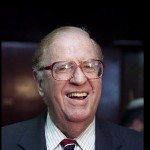
#> input picture resources/gambar10.jpg, 150 x 150 px; its folder holds only this picture in this run
$ python basic_operation.py
#> lines starting #> are read from the running program, lines starting #| are printed output that depends on the picture; after the words box and inside, x2 and y2 are one past the last pixel; in counts of white or black regions, pixels touching at a corner belong together
import cv2
import os
import numpy as np

# loop over all images in the resources directory
for filename in os.listdir("resources"):
    if filename.endswith(".jpg"):
        img_path = os.path.join("resources", filename)

        # membaca gambar
        img = cv2.imread(img_path)
#> img is the input picture: shape (150, 150, 3); mean B, G, R 56.5, 52.7, 62.4

        # thresholding
        thresh_value = 100
        gray = cv2.cvtColor(img, cv2.COLOR_BGR2GRAY)
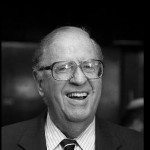
#> gray: shape (150, 150); min 0, max 249, mean 56
        _, thresh = cv2.threshold(gray, thresh_value, 255, cv2.THRESH_BINARY)
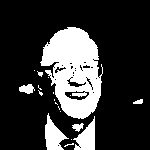
#> thresh: shape (150, 150); 21.3% white; 19 white regions (12 under 20 px), largest, box (x1, y1, x2, y2) and area: (40, 27, 103, 119) 3659, (45, 113, 69, 150) 447, (73, 116, 95, 150) 416

        # grayscale
        gray = cv2.cvtColor(img, cv2.COLOR_BGR2GRAY)

        # image brightening
        bright = cv2.addWeighted(img, 1.5, np.zeros(img.shape, img.dtype), 0, 0)
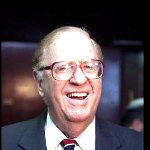
#> bright: shape (150, 150, 3); mean B, G, R 81.2, 75.7, 87.3

        # operasi aritmatik
        img1 = cv2.imread('resources/gambar1.jpg')
        img2 = cv2.imread('resources/gambar2.jpg')
        add = cv2.add(img1, img2)
        subtract = cv2.subtract(img1, img2)
        multiply = cv2.multiply(img1, img2)
        divide = cv2.divide(img1, img2)

        # operasi boolean
        img1 = cv2.imread('resources/gambar1.jpg')
        img2 = cv2.imread('resources/gambar2.jpg')
        and_op = cv2.bitwise_and(img1, img2)
        or_op = cv2.bitwise_or(img1, img2)
        xor_op = cv2.bitwise_xor(img1, img2)
        not_op = cv2.bitwise_not(img1)

        # operasi geometri
        rows, cols = img.shape[:2]
#> rows = 150; cols = 150
        M = cv2.getRotationMatrix2D((cols/2,rows/2), 45, 1)
        rotate = cv2.warpAffine(img, M, (cols, rows))
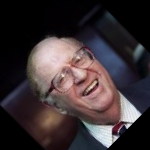
#> rotate: shape (150, 150, 3); mean B, G, R 52.6, 50, 59.8
        flip_hor = cv2.flip(img, 1)
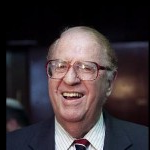
#> flip_hor: shape (150, 150, 3); mean B, G, R 56.5, 52.7, 62.4
        flip_ver = cv2.flip(img, 0)
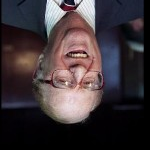
#> flip_ver: shape (150, 150, 3); mean B, G, R 56.5, 52.7, 62.4

        # menampilkan hasil
        cv2.imshow('Original', img)
        cv2.imshow('Thresholding', thresh)
        cv2.imshow('Grayscale', gray)
        cv2.imshow('Brightening', bright)
        cv2.imshow('Addition', add)
        cv2.imshow('Subtraction', subtract)
        cv2.imshow('Multiplication', multiply)
        cv2.imshow('Division', divide)
        cv2.imshow('AND', and_op)
        cv2.imshow('OR', or_op)
        cv2.imshow('XOR', xor_op)
        cv2.imshow('NOT', not_op)
        cv2.imshow('Rotation', rotate)
        cv2.imshow('Horizontal Flip', flip_hor)
        cv2.imshow('Vertical Flip', flip_ver)

        cv2.waitKey(0)
        cv2.destroyAllWindows()

$ run again, on resources/gambar7.jpg
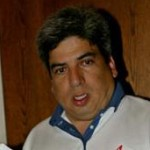
#> input picture resources/gambar7.jpg, 150 x 150 px
#> img is the input picture: shape (150, 150, 3); mean B, G, R 42.1, 60.8, 84.8
#> `_, thresh = cv2.threshold(gray, thresh_value, 255, cv2.THRESH_BINARY)`:
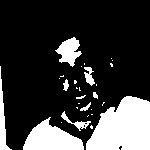
#> thresh: shape (150, 150); 22.2% white; 29 white regions (19 under 20 px), largest, box (x1, y1, x2, y2) and area: (86, 96, 150, 150) 2594, (23, 117, 84, 150) 1180, (55, 37, 82, 67) 440
#> `flip_ver = cv2.flip(img, 0)`:
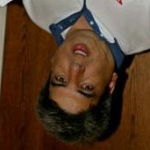
#> flip_ver: shape (150, 150, 3); mean B, G, R 42.1, 60.8, 84.8

$ run again, on resources/gambar8.jpg
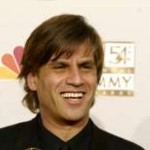
#> input picture resources/gambar8.jpg, 150 x 150 px
#> img is the input picture: shape (150, 150, 3); mean B, G, R 130.5, 151, 170
#> `_, thresh = cv2.threshold(gray, thresh_value, 255, cv2.THRESH_BINARY)`:
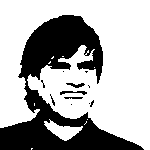
#> thresh: shape (150, 150); 67.8% white; 12 black regions (8 under 20 px), largest, box (x1, y1, x2, y2) and area: (0, 15, 144, 150) 7051, (60, 91, 87, 95) 60, (66, 83, 85, 88) 51, (64, 97, 83, 99) 34
#> `flip_ver = cv2.flip(img, 0)`:
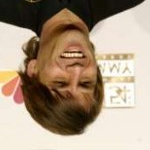
#> flip_ver: shape (150, 150, 3); mean B, G, R 130.5, 151, 170

$ run again, on resources/gambar9.jpg
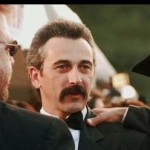
#> input picture resources/gambar9.jpg, 150 x 150 px
#> img is the input picture: shape (150, 150, 3); mean B, G, R 76.8, 93.4, 108.2
#> `_, thresh = cv2.threshold(gray, thresh_value, 255, cv2.THRESH_BINARY)`:
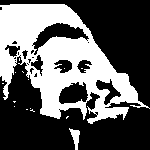
#> thresh: shape (150, 150); 37.8% white; 15 white regions (13 under 20 px), largest, box (x1, y1, x2, y2) and area: (0, 4, 150, 124) 8355, (69, 128, 80, 150) 120
#> `flip_ver = cv2.flip(img, 0)`:
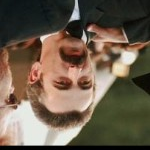
#> flip_ver: shape (150, 150, 3); mean B, G, R 76.8, 93.4, 108.2
